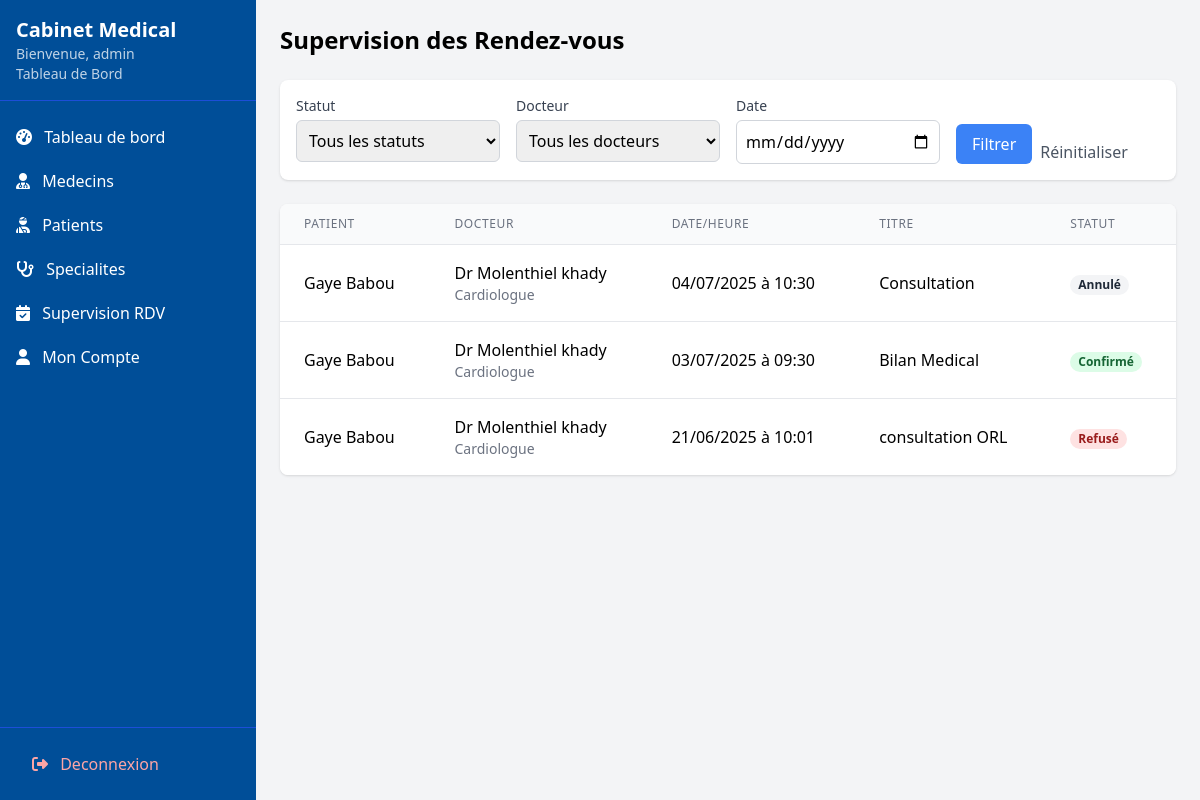
Screenshot of /dashboard/admin/supervision-rdv/ (signed in) with the database file from the repository.
### utilisateurs/models.py (models this page shows, shortened)
class User(AbstractUser):
    username = None
    email = models.EmailField('email address', unique=True)
    nom = models.CharField(max_length=100)
    prenom = models.CharField(max_length=100)
    is_doctor_request = models.BooleanField(default=False)
    role = models.CharField(
        max_length=20,
        choices=[('patient', 'Patient'), ('docteur', 'Docteur'), ('admin', 'Administrateur')],
        default='patient'
    )
    telephone = models.CharField(max_length=20, blank=True, null=True)
    date_naiss = models.DateField(null=True, blank=True)
    adresse = models.TextField(blank=True)
    genre = models.CharField(max_length=1, choices=[('M', 'Masculin'), ('F', 'Féminin'), ('O', 'Autre')], blank=True)
    verification_code = models.CharField(max_length=6, null=True, blank=True)
    code_expires_at = models.DateTimeField(null=True, blank=True)  #  pour expiration
    USERNAME_FIELD = 'email'
    REQUIRED_FIELDS = ['nom', 'prenom']
    objects = UserManager()
    class Meta:
        db_table = 'utilisateurs_user'
    @property
    def docteur(self):
        """Propriete pour acceder au profil docteur de maniere coherente"""
        return self.docteur_profile
    @property
    def patient(self):
        """Propriete pour acceder au profil patient"""
        return self.patient_profile

class Patient(models.Model):
    user = models.OneToOneField(User, on_delete=models.CASCADE, related_name='patient_profile')
    docteur_principal = models.ForeignKey(Docteur, on_delete=models.SET_NULL,
                                        null=True, blank=True,
                                        related_name='patients')
    groupe_sanguin = models.CharField(max_length=10, blank=True)
    taille = models.DecimalField(max_digits=5, decimal_places=2, blank=True, null=True)
    poids = models.DecimalField(max_digits=5, decimal_places=2, blank=True, null=True)
    allergies = models.TextField(blank=True)
    antecedents = models.TextField(blank=True)
    user = models.OneToOneField(User, on_delete=models.CASCADE, related_name='patient_profile' )
    groupe_sanguin = models.CharField(max_length=10, blank=True)
    taille = models.DecimalField(max_digits=5, decimal_places=2, blank=True, null=True)
    poids = models.DecimalField(max_digits=5, decimal_places=2, blank=True, null=True)
    allergies = models.TextField(blank=True)
    antecedents = models.TextField(blank=True)

class Docteur(models.Model):
    user = models.OneToOneField(User, on_delete=models.CASCADE, related_name='docteur_profile')
    specialite = models.ForeignKey(Specialite, on_delete=models.SET_NULL, null=True)
    est_approuve = models.BooleanField(default=False)  # Approuve par l'admin
    numero_licence = models.CharField(max_length=50, unique=True,null=True)
    bio = models.TextField(blank=True)
    experience = models.PositiveIntegerField(default=0)
    consultation_fee = models.DecimalField(max_digits=10, decimal_places=2, default=0.00)

class Specialite(models.Model):
    nom = models.CharField(max_length=100, unique=True)
    description = models.TextField(blank=True)
    class Meta:
        verbose_name = "Specialite"
        verbose_name_plural = "Specialites"
        ordering = ['nom']
    nom = models.CharField(max_length=100)
    description = models.TextField(blank=True)

### rendez_vous/models.py (models this page shows, shortened)
class RendezVous(models.Model):
    STATUT_CHOICES = [
        ('en_attente', 'En attente'),
        ('confirme', 'Confirmé'),
        ('refuse', 'Refusé'),
        ('annule', 'Annulé')
    ]
    docteur = models.ForeignKey(Docteur, on_delete=models.CASCADE, related_name='rendez_vous')
    patient = models.ForeignKey(Patient, on_delete=models.CASCADE, related_name='rendez_vous')
    titre = models.CharField(max_length=255)
    creneau = models.ForeignKey('CreneauHoraire', on_delete=models.CASCADE, null=True, blank=True)
    date = models.DateField()  #  conserver pour compatibilite
    heure = models.TimeField()  # conserver pour compatibilite
    statut = models.CharField(
        max_length=20,
        choices=STATUT_CHOICES,
        default='en_attente'
    )
    lieu = models.CharField(max_length=255, verbose_name="Lieu du rendez-vous")
    STATUT_CHOICES = [
        ('en_attente', 'En attente'),
        ('confirme', 'Confirmé'),
        ('refuse', 'Refusé'),
        ('annule', 'Annulé')
    ]
    docteur = models.ForeignKey(Docteur, on_delete=models.CASCADE, related_name='rendez_vous')
    patient = models.ForeignKey(Patient, on_delete=models.CASCADE, related_name='rendez_vous')
    titre = models.CharField(max_length=255)
    date = models.DateField()
    heure = models.TimeField()
    statut = models.CharField(
        max_length=20,
        choices=STATUT_CHOICES,
        default='en_attente'
    )
    lieu = models.CharField(max_length=255, verbose_name="Lieu du rendez-vous")
    class Meta:
        ordering = ['date', 'heure']
        verbose_name_plural = "Rendez-vous"

### utilisateurs/views.py (the view)
# urls.py: path('dashboard/admin/supervision-rdv/', views.admin_supervision_rdv, name='admin_supervision_rdv'),
@login_required
def admin_supervision_rdv(request):
    if request.user.role != 'admin':
        return redirect('index')
    rdvs = RendezVous.objects.all().select_related(
        'docteur__user',
        'patient__user',
        'docteur__specialite'
    ).order_by('-date', '-heure')
    statut = request.GET.get('statut')
    docteur_id = request.GET.get('docteur')
    date = request.GET.get('date')
    if statut in dict(RendezVous.STATUT_CHOICES).keys():
        rdvs = rdvs.filter(statut=statut)
    if docteur_id:
        rdvs = rdvs.filter(docteur__id=docteur_id)
    if date:
        rdvs = rdvs.filter(date=date)
    docteurs = Docteur.objects.filter(user__is_active=True, est_approuve=True)
    return render(request, 'admin/supervision_rdv.html', {
        'rdvs': rdvs,
        'statut_choices': RendezVous.STATUT_CHOICES,
        'docteurs': docteurs
    })

### templates/admin/supervision_rdv.html (shortened to what this page needs)
{% extends "base_dashboard.html" %}
{% block content %}
<div class="max-w-7xl mx-auto">
    <h1 class="text-2xl font-bold mb-6">Supervision des Rendez-vous</h1>
    <div class="bg-white p-4 rounded-lg shadow mb-6">
        <form method="get" class="grid grid-cols-1 md:grid-cols-4 gap-4">
            <div>
                <label class="block text-sm font-medium text-gray-700">Statut</label>
                <select name="statut" class="mt-1 block w-full p-2 border border-gray-300 rounded-md">
                    <option value="">Tous les statuts</option>
                </select>
            </div>
            <div>
                <label class="block text-sm font-medium text-gray-700">Docteur</label>
                <select name="docteur" class="mt-1 block w-full p-2 border border-gray-300 rounded-md">
                    <option value="">Tous les docteurs</option>
                </select>
            </div>
            <div>
                <label class="block text-sm font-medium text-gray-700">Date</label>
                <input type="date" name="date" value="{{ request.GET.date }}" class="mt-1 block w-full p-2 border border-gray-300 rounded-md">
            </div>
            <div class="flex items-end">
                <button type="submit" class="bg-blue-500 text-white px-4 py-2 rounded-md hover:bg-blue-600">
                    Filtrer
                </button>
                <a href="{% url 'admin_supervision_rdv' %}" class="ml-2 text-gray-600 hover:text-gray-800">
                    Réinitialiser
                </a>
            </div>
        </form>
    </div>
    <div class="bg-white shadow rounded-lg overflow-hidden">
        <div class="overflow-x-auto">
            <table class="min-w-full divide-y divide-gray-200">
                <thead class="bg-gray-50">
                    <tr>
                        <th class="px-6 py-3 text-left text-xs font-medium text-gray-500 uppercase tracking-wider">Patient</th>
                        <th class="px-6 py-3 text-left text-xs font-medium text-gray-500 uppercase tracking-wider">Docteur</th>
                        <th class="px-6 py-3 text-left text-xs font-medium text-gray-500 uppercase tracking-wider">Date/Heure</th>
                        <th class="px-6 py-3 text-left text-xs font-medium text-gray-500 uppercase tracking-wider">Titre</th>
                        <th class="px-6 py-3 text-left text-xs font-medium text-gray-500 uppercase tracking-wider">Statut</th>
                    </tr>
                </thead>
                <tbody class="bg-white divide-y divide-gray-200">
                    {% for rdv in rdvs %}
                    <tr>
                        <td class="px-6 py-4 whitespace-nowrap">
                            {{ rdv.patient.user.nom }} {{ rdv.patient.user.prenom }}
                        </td>
                        <td class="px-6 py-4 whitespace-nowrap">
                            Dr {{ rdv.docteur.user.nom }} {{ rdv.docteur.user.prenom }}
                            <div class="text-sm text-gray-500">{{ rdv.docteur.specialite.nom }}</div>
                        </td>
                        <td class="px-6 py-4 whitespace-nowrap">
                            {{ rdv.date|date:"d/m/Y" }} à {{ rdv.heure|time:"H:i" }}
                        </td>
                        <td class="px-6 py-4 whitespace-nowrap">
                            {{ rdv.titre }}
                        </td>
                        <td class="px-6 py-4 whitespace-nowrap">
                            <span class="px-2 inline-flex text-xs leading-5 font-semibold rounded-full
                                {% if rdv.statut == 'confirme' %}bg-green-100 text-green-800
                                {% elif rdv.statut == 'en_attente' %}bg-yellow-100 text-yellow-800
                                {% elif rdv.statut == 'refuse' %}bg-red-100 text-red-800
                                {% else %}bg-gray-100 text-gray-800{% endif %}">
                                {{ rdv.get_statut_display }}
                            </span>
                        </td>
                    </tr>
                    {% empty %}
                    <tr>
                        <td colspan="6" class="px-6 py-4 text-center text-gray-500">
                            Aucun rendez-vous trouve
                        </td>
                    </tr>
                    {% endfor %}
                </tbody>
            </table>
        </div>
    </div>
</div>
{% endblock %}

### templates/base_dashboard.html (shortened to what this page needs)
<!DOCTYPE html>
<html lang="fr">
<head>
    <script src="https://cdn.tailwindcss.com"></script>
    <link rel="stylesheet" href="https://cdnjs.cloudflare.com/ajax/libs/font-awesome/6.4.0/css/all.min.css">
</head>
<body class="bg-gray-100 font-sans">
    <div class="flex h-screen">
        <div class="sidebar w-64 bg-[#004e98] text-white fixed h-full">
            <div class="p-4 border-b border-blue-700">
                <a href="{% url "index" %}"><h1 class="text-xl font-bold">Cabinet Medical</h1></a>
                <p class="text-sm opacity-75">Bienvenue, {{ request.user.prenom }}</p>
                <p class="text-sm opacity-75">Tableau de Bord</p>
            </div>
            <nav class="mt-4">
                {% if request.user.role == 'admin' %}
                  <div class="space-y-1">
                      <a href="{% url "admed_dashboard" %}" class="block py-2 px-4 hover:bg-blue-700">
                          <i class="fas fa-tachometer-alt mr-2"></i> Tableau de bord
                      </a>
                      <a href="{% url "admin_docteurs_list" %}" class="block py-2 px-4 hover:bg-blue-700">
                          <i class="fas fa-user-md mr-2"></i> Medecins
                      </a>
                      <a href="{% url "admin_patients_list" %}" class="block py-2 px-4 hover:bg-blue-700">
                          <i class="fas fa-user-injured mr-2"></i> Patients
                      </a>
                      <a href="{% url "admin_specialites" %}" class="block py-2 px-4 hover:bg-blue-700">
                         <i class="fas fa-stethoscope mr-2"></i> Specialites
                        </a>
                      <a href="{% url "admin_supervision_rdv" %}" class="block py-2 px-4 hover:bg-blue-700">
                        <i class="fas fa-calendar-check mr-2"></i> Supervision RDV
                        </a>
                     <a href="{% url "admin_profile" %}" class="block py-2 px-4 hover:bg-blue-700">
                        <i class="fas fa-user mr-2"></i> Mon Compte
                    </a>
                  </div>
                {% endif %}
                <div class="absolute bottom-0 w-full p-4 border-t border-blue-700">
                    <a href="{% url 'logout' %}" class="block py-2 px-4 text-red-300 hover:bg-blue-700 rounded">
                        <i class="fas fa-sign-out-alt mr-2"></i> Deconnexion
                    </a>
                </div>
            </nav>
        </div>
        <div class="flex-1 ml-64">
            <main class="p-6">
                {% block content %}
                {% endblock %}
            </main>
        </div>
    </div>
</body>
</html>

### templates/base_dashboard.html (style rules this page uses)
.sidebar { transition: all 0.3s; }

### rows the page displays
User: user.prenom "admin"
RendezVous: patient.user.nom "Gaye", patient.user.prenom "Babou", docteur.user.nom "Molenthiel", docteur.user.prenom "khady", docteur.specialite.nom "Cardiologue", date "04/07/2025", heure "10:30", titre "Consultation", statut "Annulé"
RendezVous: patient.user.nom "Gaye", patient.user.prenom "Babou", docteur.user.nom "Molenthiel", docteur.user.prenom "khady", docteur.specialite.nom "Cardiologue", date "03/07/2025", heure "09:30", titre "Bilan Medical", statut "Confirmé"
RendezVous: patient.user.nom "Gaye", patient.user.prenom "Babou", docteur.user.nom "Molenthiel", docteur.user.prenom "khady", docteur.specialite.nom "Cardiologue", date "21/06/2025", heure "10:01", titre "consultation ORL", statut "Refusé"
